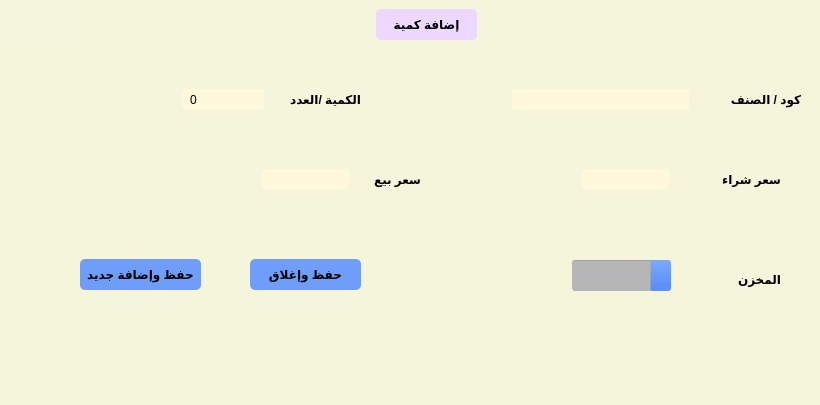
<?xml version="1.0" encoding="UTF-8"?>
<ui version="4.0">
 <class>Form</class>
 <widget class="QWidget" name="Form">
  <property name="geometry">
   <rect>
    <x>0</x>
    <y>0</y>
    <width>820</width>
    <height>405</height>
   </rect>
  </property>
  <property name="minimumSize">
   <size>
    <width>805</width>
    <height>405</height>
   </size>
  </property>
  <property name="maximumSize">
   <size>
    <width>820</width>
    <height>405</height>
   </size>
  </property>
  <property name="windowTitle">
   <string>Form</string>
  </property>
  <property name="styleSheet">
   <string notr="true">.QWidget {
   background-color: beige;
}

/* Nice Windows-XP-style password character. */
QLineEdit[echoMode=&quot;2&quot;] {
    lineedit-password-character: 9679;
}

/* We provide a min-width and min-height for push buttons
   so that they look elegant regardless of the width of the text. */
QPushButton {
    background-color: palegoldenrod;
    /*border-width: 2px;*/
    /*border-color: darkkhaki;*/
    /*border-style: solid;*/
    border-radius: 5;
    padding: 3px;
    min-width: 9ex;
    min-height: 2.5ex;
}

QPushButton:hover {
   background-color: khaki;
}

/* Increase the padding, so the text is shifted when the button is
   pressed. */
QPushButton:pressed {
    padding-left: 5px;
    padding-top: 5px;
    background-color: #d0d67c;
}

QLabel, QAbstractButton {
    font: bold;
}

/* Mark mandatory fields with a brownish color. */
.mandatory {
    color: brown;
}

/* Bold text on status bar looks awful. */
QStatusBar QLabel {
   font: normal;
}

QStatusBar::item {
    border-width: 0;
   /* border-color: darkkhaki;*/
    /*border-style: solid;*/
    border-radius: 2;
}

QComboBox, QLineEdit, QSpinBox, QTextEdit, QListView {
    background-color: cornsilk;
    selection-color: #0a214c; 
    selection-background-color: #C19A6B;
}

QListView {
    show-decoration-selected: 1;
}

QListView::item:hover {
    background-color: wheat;
}

/* We reserve 1 pixel space in padding. When we get the focus,
   we kill the padding and enlarge the border. This makes the items
   glow. */
QLineEdit, QFrame {
    /*border-width: 2px;*/
    padding: 1px;
    /*border-style: solid;*/
    /*border-color: darkkhaki;*/
    border-radius: 5px;
}

/* As mentioned above, eliminate the padding and increase the border. */
QLineEdit:focus, QFrame:focus {
    /*border-width: 3px;*/
    padding: 0px;
}

/* A QLabel is a QFrame ... */
QLabel {
    border: none;
    padding: 0;
    background: none;
}

/* A QToolTip is a QLabel ... */
QToolTip {
    /*border: 2px solid darkkhaki;*/
    padding: 5px;
    border-radius: 3px;
    opacity: 200;
}

/* Nice to have the background color change when hovered. */
QRadioButton:hover, QCheckBox:hover {
    background-color: wheat;
}

/* Force the dialog's buttons to follow the Windows guidelines. */
QDialogButtonBox {
    button-layout: 0;
}
QTabBar {
    qproperty-drawBase: 0;
    left: 5px;
    background-color: transparent;
}

QTabBar:focus {
    border: 0px transparent black;
}

QTabBar::close-button {
    padding: 0px;
    margin: 0px;
    border-radius: 2px;
    background-image: url(icons/close_dark.png);
    background-position: center center;
    background-repeat: none;
}

QTabBar::close-button:hover {
    background-color: #7cabf9;
}

QTabBar::close-button:pressed {
    background-color: #adc5ed;
}

QTabBar::scroller { /* the width of the scroll buttons */
    width: 20px;
}

/* the scroll buttons are tool buttons */
QTabBar QToolButton,
QTabBar QToolButton:hover { 
    margin-top: 4px;
    margin-bottom: 4px;
    margin-left: 0px;
    margin-right: 0px;
    padding: 0px;
    border: none;
    background-color: #e6e6e6;
    border-radius: 0px;
}

QTabBar QToolButton::right-arrow:enabled {
     image: url(icons/right_arrow_light.png);
}

QTabBar QToolButton::right-arrow:disabled,
QTabBar QToolButton::right-arrow:off {
     image: url(icons/right_arrow_disabled_dark.png);
}

QTabBar QToolButton::right-arrow:hover {
     image: url(icons/right_arrow_lighter.png);
}

 QTabBar QToolButton::left-arrow:enabled {
     image: url(icons/left_arrow_light.png);
}

 QTabBar QToolButton::left-arrow:disabled,
 QTabBar QToolButton::left-arrow:off {
     image: url(icons/left_arrow_disabled_dark.png);
}

 QTabBar QToolButton::left-arrow:hover {
     image: url(icons/left_arrow_lighter.png);
}

 QTabBar QToolButton::up-arrow:enabled {
     image: url(icons/up_arrow_light.png);
}

 QTabBar QToolButton::up-arrow:disabled,
 QTabBar QToolButton::up-arrow:off {
     image: url(icons/up_arrow_disabled_dark.png);
}

 QTabBar QToolButton::up-arrow:hover {
     image: url(icons/up_arrow_lighter.png);
}

 QTabBar QToolButton::down-arrow:enabled {
     image: url(icons/down_arrow_light.png);
}

 QTabBar QToolButton::down-arrow:disabled,
 QTabBar QToolButton::down-arrow:off {
     image: url(icons/down_arrow_disabled_dark.png);
}

 QTabBar QToolButton::down-arrow:hover {
     image: url(icons/down_arrow_lighter.png);
}

/* TOP and BOTTOM TABS */
QTabBar::tab:top,
QTabBar::tab:bottom {
    color: #ffffff;
    border: 1px solid #b6b6b6;
    border-left-color: #e6e6e6;
    border-right-width: 0px;
    background-color: #b6b6b6;
    padding:5px 15px;
    margin-top: 4px;
    margin-bottom: 4px;
    position: center;
}

QTabBar::tab:top:first,
QTabBar::tab:bottom:first {
    border-top-left-radius: 6px;
    border-bottom-left-radius: 6px;
}

QTabBar::tab:top:last,
QTabBar::tab:bottom:last {
    border-top-right-radius: 6px;
    border-bottom-right-radius: 6px;
    border-right-width: 1px;
}

QTabBar::tab:top:selected,
QTabBar::tab:bottom:selected {
    color: black;
    background-color: qlineargradient(spread:pad, x1:1, y1:0.545, x2:1, y2:0, stop:0 #3874f2, stop:1 #5e90fa);
    border-color: #3874f2;
}

QTabBar::tab:top:!selected:hover,
QTabBar::tab:bottom:!selected:hover {
    color: black;
}

QTabBar::tab:top:only-one ,
QTabBar::tab:bottom:only-one {
    border: 1px solid #1b3774;
    border-radius: 6px;
}

/* LEFT and RIGHT TABS */
QTabBar::tab:left,
QTabBar::tab:right {
    color: #ffffff;
    border: 1px solid #b6b6b6;
    border-top-color: #e6e6e6;
    border-bottom-width: 0px;
    background-color: #b6b6b6;
    padding: 15px 5px;
    margin-left: 4px;
    margin-right: 4px;
    position: center;
}

QTabBar::tab:left:first,
QTabBar::tab:right:first {
    border-top-left-radius: 6px;
    border-top-right-radius: 6px;
}

QTabBar::tab:left:last,
QTabBar::tab:right:last {
    border-bottom-left-radius: 6px;
    border-bottom-right-radius: 6px;
    border-bottom-width: 1px;
}

QTabBar::tab:left:selected,
QTabBar::tab:right:selected {
    color: black;
    background-color: qlineargradient(spread:pad, x1:0.545, y1:1, x2:0, y2:1, stop:0 #3874f2, stop:1 #5e90fa);
    border-color: #3874f2;
}

QTabBar::tab:left:!selected:hover,
QTabBar::tab:right:!selected:hover {
    color: black;
}

QTabBar::tab:left:only-one ,
QTabBar::tab:right:only-one {
    border: 1px solid #1b3774;
    border-radius: 6px;
}
QComboBox {
    color: #ffffff;
    background-color: #b6b6b6;
    selection-color: black;
    selection-background-color: #5e90fa;
    border: 1px solid #b6b6b6; /* border top color defined after QAbstractSpinBox, QLineEdit and QComboBox */
    border-radius: 5px;
}

QComboBox:on {
    color: black;
    background-color: #b6b6b6;
    border-color: #7cabf9;
}

QComboBox::drop-down {
    subcontrol-origin: margin;
    subcontrol-position: top right;
    width: 20px;
    border-left-width: 1px;
    border-left-color: transparent;
    border-left-style: solid;
    border-top-right-radius: 3px;
    border-bottom-right-radius: 3px;
    background-color: qlineargradient(spread:pad, x1:1, y1:0.8, x2:1, y2:0, stop:0 #5e90fa, stop:1 #7cabf9);
}

QComboBox::down-arrow {
    image: url(icons/down_arrow_light.png);
}

QComboBox::down-arrow:on,
QComboBox::down-arrow:hover,
QComboBox::down-arrow:focus {
    image: url(icons/down_arrow_lighter.png);
}

QComboBox QAbstractItemView {
    color: #ffffff;
    background-color: #828282;
    border-radius: 3px;
    margin: 0px;
    padding: 0px;
    border: none;
}

/* Common parameters for QAbstractSpinBox, QLineEdit and QComboBox */
QSpinBox,
QDoubleSpinBox,
QAbstractSpinBox,
QLineEdit,
QComboBox {
    border-top-color: #a2a2a0; /* Creates an inset effect inside the elements */
    padding: 2px 6px 2px 6px; /* This makes text colour work on QComboBox */
    margin: 0px 2px 0px 2px;
    min-width: 70px; /* it was 120 because of QCombobox... */
    border-radius: 3px;
}</string>
  </property>
  <widget class="QFrame" name="frame">
   <property name="geometry">
    <rect>
     <x>10</x>
     <y>9</y>
     <width>800</width>
     <height>400</height>
    </rect>
   </property>
   <property name="minimumSize">
    <size>
     <width>800</width>
     <height>400</height>
    </size>
   </property>
   <property name="maximumSize">
    <size>
     <width>800</width>
     <height>400</height>
    </size>
   </property>
   <property name="styleSheet">
    <string notr="true">font: 18pt &quot;Shorooq_N1&quot;;</string>
   </property>
   <property name="frameShape">
    <enum>QFrame::StyledPanel</enum>
   </property>
   <property name="frameShadow">
    <enum>QFrame::Raised</enum>
   </property>
   <widget class="QLabel" name="label">
    <property name="geometry">
     <rect>
      <x>366</x>
      <y>0</y>
      <width>101</width>
      <height>31</height>
     </rect>
    </property>
    <property name="styleSheet">
     <string notr="true">background-color: rgb(237, 216, 255);</string>
    </property>
    <property name="text">
     <string>إضافة كمية</string>
    </property>
    <property name="alignment">
     <set>Qt::AlignCenter</set>
    </property>
   </widget>
   <widget class="QFrame" name="frame_2">
    <property name="geometry">
     <rect>
      <x>0</x>
      <y>40</y>
      <width>811</width>
      <height>351</height>
     </rect>
    </property>
    <property name="styleSheet">
     <string notr="true">font: 14pt &quot;Shorooq_N1&quot;;
</string>
    </property>
    <property name="frameShape">
     <enum>QFrame::StyledPanel</enum>
    </property>
    <property name="frameShadow">
     <enum>QFrame::Raised</enum>
    </property>
    <widget class="QLabel" name="label_2">
     <property name="geometry">
      <rect>
       <x>700</x>
       <y>40</y>
       <width>91</width>
       <height>20</height>
      </rect>
     </property>
     <property name="text">
      <string>كود / الصنف</string>
     </property>
    </widget>
    <widget class="QLineEdit" name="lineEdit">
     <property name="geometry">
      <rect>
       <x>500</x>
       <y>40</y>
       <width>181</width>
       <height>21</height>
      </rect>
     </property>
    </widget>
    <widget class="QLabel" name="label_4">
     <property name="geometry">
      <rect>
       <x>260</x>
       <y>40</y>
       <width>91</width>
       <height>20</height>
      </rect>
     </property>
     <property name="text">
      <string>الكمية /العدد</string>
     </property>
    </widget>
    <widget class="QLineEdit" name="lineEdit_3">
     <property name="geometry">
      <rect>
       <x>170</x>
       <y>40</y>
       <width>86</width>
       <height>21</height>
      </rect>
     </property>
     <property name="text">
      <string>0</string>
     </property>
    </widget>
    <widget class="QFrame" name="frame_3">
     <property name="geometry">
      <rect>
       <x>0</x>
       <y>90</y>
       <width>811</width>
       <height>181</height>
      </rect>
     </property>
     <property name="frameShape">
      <enum>QFrame::StyledPanel</enum>
     </property>
     <property name="frameShadow">
      <enum>QFrame::Raised</enum>
     </property>
     <widget class="QLabel" name="label_9">
      <property name="geometry">
       <rect>
        <x>720</x>
        <y>130</y>
        <width>51</width>
        <height>20</height>
       </rect>
      </property>
      <property name="text">
       <string>المخزن</string>
      </property>
     </widget>
     <widget class="QComboBox" name="comboBox_2">
      <property name="geometry">
       <rect>
        <x>560</x>
        <y>121</y>
        <width>101</width>
        <height>31</height>
       </rect>
      </property>
     </widget>
     <widget class="QLabel" name="label_10">
      <property name="geometry">
       <rect>
        <x>710</x>
        <y>30</y>
        <width>61</width>
        <height>20</height>
       </rect>
      </property>
      <property name="text">
       <string>سعر شراء </string>
      </property>
     </widget>
     <widget class="QLabel" name="label_11">
      <property name="geometry">
       <rect>
        <x>360</x>
        <y>30</y>
        <width>51</width>
        <height>20</height>
       </rect>
      </property>
      <property name="text">
       <string>سعر بيع</string>
      </property>
     </widget>
     <widget class="QLineEdit" name="lineEdit_4">
      <property name="geometry">
       <rect>
        <x>570</x>
        <y>30</y>
        <width>91</width>
        <height>21</height>
       </rect>
      </property>
     </widget>
     <widget class="QLineEdit" name="lineEdit_5">
      <property name="geometry">
       <rect>
        <x>250</x>
        <y>30</y>
        <width>91</width>
        <height>21</height>
       </rect>
      </property>
     </widget>
     <widget class="QPushButton" name="pushButton_2">
      <property name="geometry">
       <rect>
        <x>70</x>
        <y>120</y>
        <width>121</width>
        <height>31</height>
       </rect>
      </property>
      <property name="styleSheet">
       <string notr="true">background-color: rgb(110, 158, 249);</string>
      </property>
      <property name="text">
       <string>حفظ وإضافة جديد</string>
      </property>
     </widget>
     <widget class="QPushButton" name="pushButton">
      <property name="geometry">
       <rect>
        <x>240</x>
        <y>120</y>
        <width>111</width>
        <height>31</height>
       </rect>
      </property>
      <property name="styleSheet">
       <string notr="true">background-color: rgb(110, 158, 249);</string>
      </property>
      <property name="text">
       <string>حفظ وإغلاق</string>
      </property>
     </widget>
    </widget>
    <widget class="QLabel" name="label_3">
     <property name="geometry">
      <rect>
       <x>706</x>
       <y>3</y>
       <width>61</width>
       <height>20</height>
      </rect>
     </property>
     <property name="text">
      <string/>
     </property>
    </widget>
   </widget>
   <widget class="QPushButton" name="pushButton_3">
    <property name="geometry">
     <rect>
      <x>0</x>
      <y>0</y>
      <width>60</width>
      <height>31</height>
     </rect>
    </property>
    <property name="styleSheet">
     <string notr="true">background-color: rgba(255, 255, 255, 10);</string>
    </property>
    <property name="text">
     <string/>
    </property>
    <property name="icon">
     <iconset resource="resources.qrc">
      <normaloff>:/blue/icons/x-square.svg</normaloff>:/blue/icons/x-square.svg</iconset>
    </property>
    <property name="iconSize">
     <size>
      <width>35</width>
      <height>35</height>
     </size>
    </property>
   </widget>
  </widget>
 </widget>
 <resources>
  <include location="resources.qrc"/>
 </resources>
 <connections/>
</ui>
